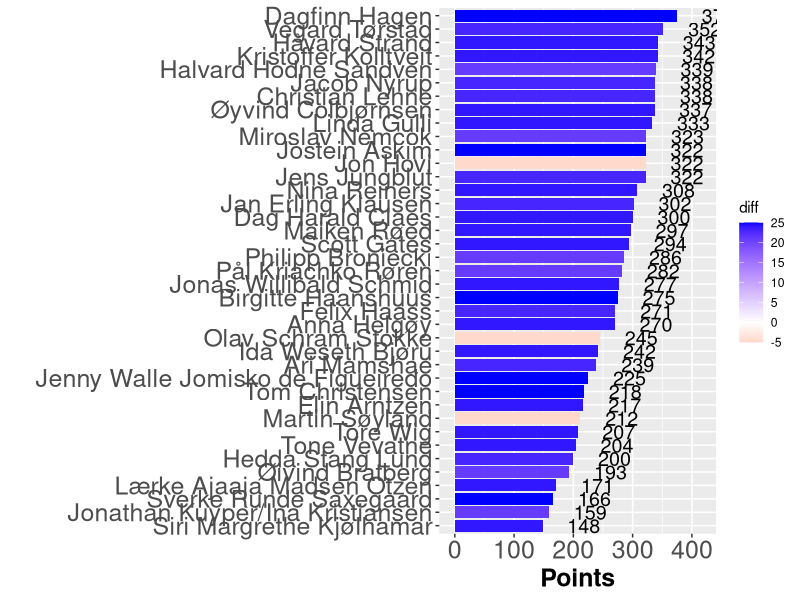

Write R code to recreate this figure.
## ---- chunk 1

library(tidyverse)
library(igraph)
library(readxl)
library(knitr)

knitr::opts_chunk$set(out.width = "100%")

## ---- chunk 2
#| warning: false

invisible(capture.output(Sys.setlocale()))
nettverk <- readr::read_delim("res23.csv", delim=";", col_names = FALSE, locale = locale(encoding = "UTF-8"))
leaderboard <- tibble::as_tibble(nettverk)

leaderboard <- leaderboard %>% arrange_at(ncol(.), desc)

hbar<-leaderboard 
hbar$diff <- hbar$X24-hbar$X23

ggplot(hbar, aes(x=reorder(X1, X24), y=X24, fill = diff )) + 
    geom_bar(stat = 'identity') + 
    scale_y_continuous(limits = c(-5, 420)) +
    coord_flip() + 
    scale_fill_gradient2(low = "red", high="blue") +
    geom_text(aes(label = X24), hjust=-0.75, size = 5 ) + 
    ylab("Points") +
    xlab(" ") +
    theme(axis.text=element_text(size=18), axis.title=element_text(size=18,face="bold"))
## ---- chunk 3
